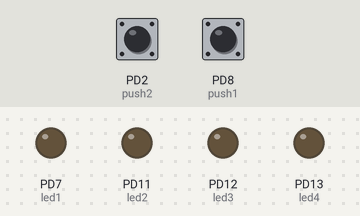
A program run on a simulated pyboard running MicroPython. Parts: output pins drawn as LEDs (lit = HIGH). The inputs (shaded band) are chosen by the test bench; at power-on: PD2 (push2) LOW, PD8 (push1) LOW.

Above: at 1.2 s.
1.3 s: PD2 (push2) pulled HIGH for 0.15 s
At 2.4 s:
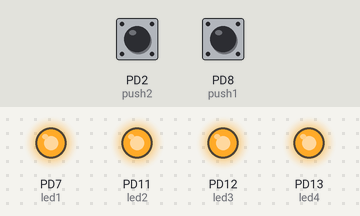
2.9 s: PD2 (push2) pulled HIGH for 1 s
At 3.3 s:
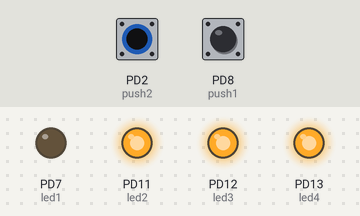
5.4 s: PD2 (push2) pulled HIGH for 0.15 s
At 6.6 s:
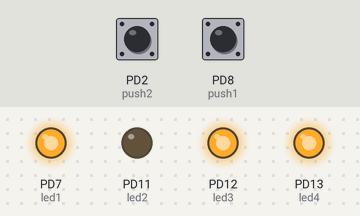
7.0 s: PD2 (push2) pulled HIGH for 3.2 s
At 7.6 s:
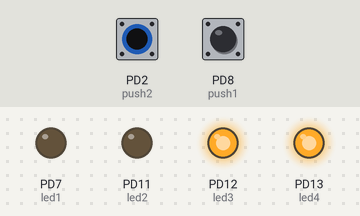
11.7 s: PD2 (push2) pulled HIGH for 0.15 s
At 12.7 s:
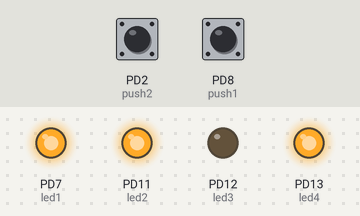
13.3 s: PD2 (push2) pulled HIGH for 1 s
At 13.6 s:
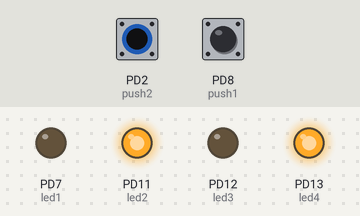
Timing chart, 0 to 16.3 s (numbered marks = the images above; inputs shaded):
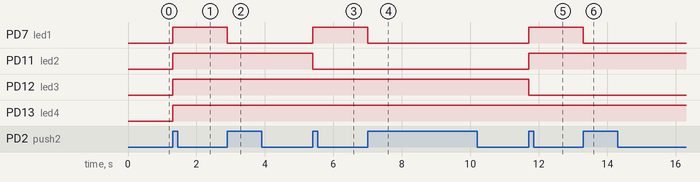

Measured:
- after the input at 1.3 s, PD7 (led1), PD11 (led2), PD12 (led3), PD13 (led4): LOW → HIGH at once
- after the input at 2.9 s, PD7 (led1): HIGH → LOW at once
- after the input at 5.4 s, PD7 (led1): LOW → HIGH at once; PD11 (led2): HIGH → LOW at once
- after the input at 7.0 s, PD7 (led1): HIGH → LOW at once
- after the input at 11.7 s, PD7 (led1), PD11 (led2): LOW → HIGH at once; PD12 (led3): HIGH → LOW at once
- after the input at 13.3 s, PD7 (led1): HIGH → LOW at once

The program:

switch_push.py
```python
import pyb

PUSH1 = 1
PUSH2 = 2

PUSH_OFF = 0
PUSH_ON  = 1

def led_init():
  global led1,led2,led3,led4
  led1 = pyb.Pin('D7', pyb.Pin.OUT_PP)  #LED1
  led2 = pyb.Pin('D11', pyb.Pin.OUT_PP) #LED2
  led3 = pyb.Pin('D12', pyb.Pin.OUT_PP) #LED3
  led4 = pyb.Pin('D13', pyb.Pin.OUT_PP) #LED4

def switch_push_init():
  global push1,push2
  push1 = pyb.Pin('D8', pyb.Pin.IN)#PA_9
  push2 = pyb.Pin('D2', pyb.Pin.IN)#PA_10

def busy_wait():
  for _ in range(100000):
    pass

def led_out_bdigit(led_data):
  if (led_data & 0x01) == 0:
    led1.low()
  else:
    led1.high()
  if (led_data & 0x02) == 0:
    led2.low()
  else:
    led2.high()
  if (led_data & 0x04) == 0:
    led3.low()
  else:
    led3.high()
  if (led_data & 0x08) == 0:
    led4.low()
  else:
    led4.high()

def switch_push_sense():
  reg = 0
  if push1.value() == 1:
    reg = PUSH1
  if push2.value() == 1:
    reg |= PUSH2
  return reg

def main():
  led_data = 0
  push_data = 0
  push1_state = PUSH_OFF
  push2_state = PUSH_OFF

  led_init()
  switch_push_init()

  while True:
    push_data = switch_push_sense()

    if (((push_data & PUSH1) == PUSH1) and (push1_state == PUSH_OFF)):
      led_data += 1
    push1_state = PUSH_ON if ((push_data & PUSH1) == PUSH1) else PUSH_OFF

    if ((push_data & PUSH2) == PUSH2) and (push2_state == PUSH_OFF):
      led_data -= 1
    push2_state = PUSH_ON if ((push_data & PUSH2) == PUSH2) else PUSH_OFF

    led_out_bdigit(led_data)

if __name__ == '__main__':
  main()
```
